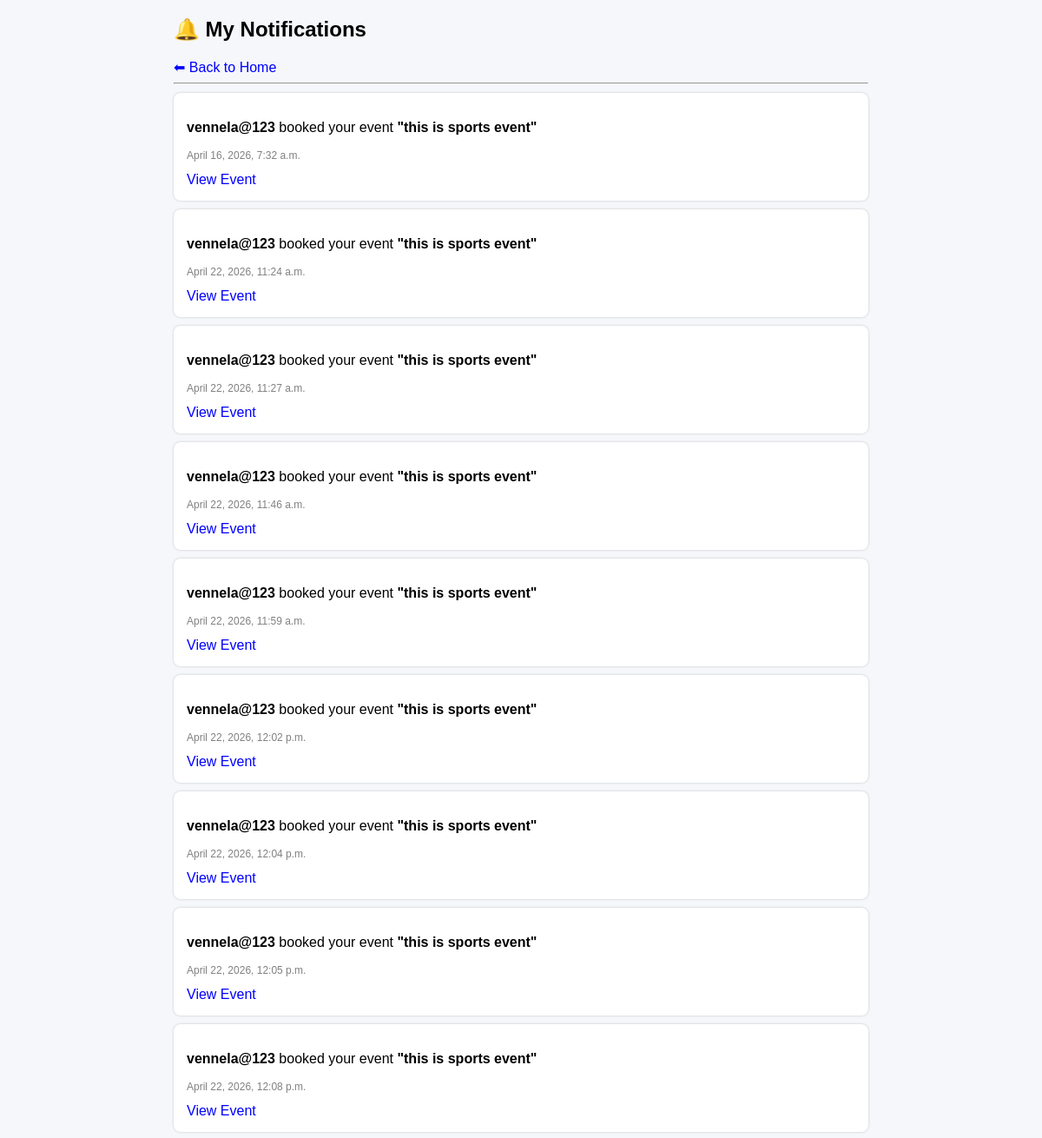
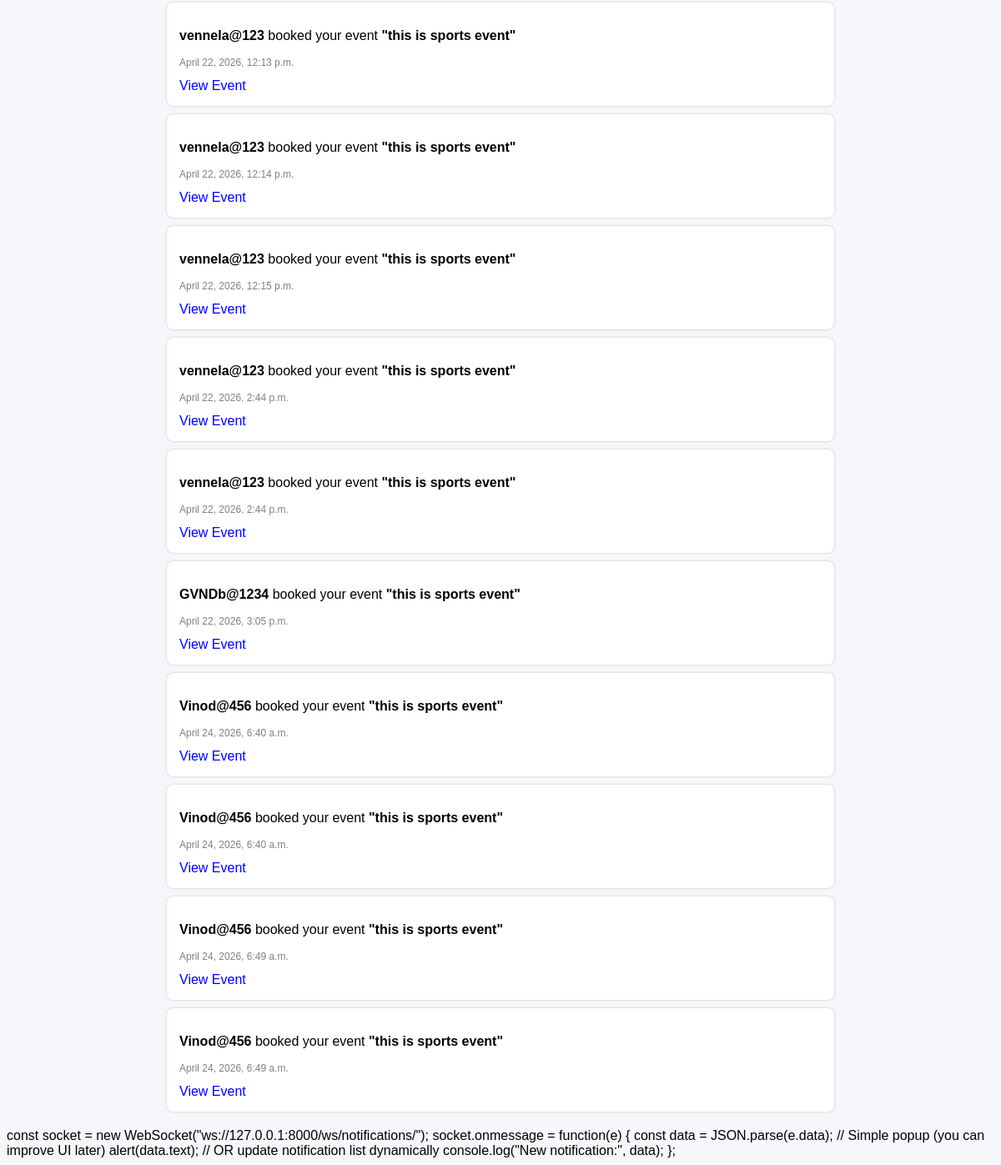
The app's page /notifications/ (signed in) with its own data (2 pictures, top to bottom).
### myapp/models.py (models this page shows, shortened)
class Notification(models.Model):
    user = models.ForeignKey(User,on_delete=models.CASCADE,related_name='notifications')
    author = models.ForeignKey(User, on_delete=models.CASCADE)
    text = models.CharField(max_length=255)
    event = models.ForeignKey(Myevent, on_delete=models.CASCADE)
    created_at = models.DateTimeField(auto_now_add=True)
    link = models.URLField(blank=True, null=True)
    is_booked = models.BooleanField(default=True) # indicates if it's a booking notification

class Myevent(models.Model):
    event = models.CharField(max_length=50)
    adress = models.CharField(max_length=100)
    capacity = models.IntegerField(default=1)
    author = models.ForeignKey(User, on_delete=models.CASCADE)
    phone = models.CharField(max_length=15)
    CATOGERY_CHOISES =  [('MUSIC', 'MUSIC'),
                          ('SPORTS', 'SPORTS'),
                          ('SCHOOL', 'SHOOL'),
                          ('WORKSHOP', 'WORKSHOP'),]
    catogery = models.CharField(max_length=50, choices=CATOGERY_CHOISES,  default='MUSIC')
    about = models.CharField(max_length=100)

### myapp/views.py (the view)
# urls.py: path('notifications/', views.notification, name='notifications'),
@login_required
def notification(request):
    cache_key = f'notification_notifications'
    notifications = cache.get(cache_key)
    if not notifications:
        notifications = Notification.objects.all()
        cache.set(cache_key, notifications, 60*20)
    return render(request, 'notifications.html', {'notifications': notifications})

### templates/notifications.html (shortened to what this page needs)
<!DOCTYPE html>
<html lang="en">
<head>
</head>
<body>
<div class="container">
    <h2>🔔 My Notifications</h2>
    <a href="{% url 'home' %}">⬅ Back to Home</a>
    <hr>
    {% if notifications %}
        {% for note in notifications %}
            <div class="card">
                <p>
                    <strong>{{ note.author.username }}</strong>
                    booked your event
                    <strong>"{{ note.event.event }}"</strong>
                </p>
                <p class="time">{{ note.created_at }}</p>
                <a href="{% url 'event_detail' note.event.id %}">View Event</a>
            </div>
        {% endfor %}
    {% else %}
        <div class="empty">
            <p>No notifications yet </p>
        </div>
    {% endif %}
</div>
</body>
</html>

### templates/notifications.html (style rules this page uses)
body { font-family: Arial; background: #f5f7fa; }
.container { width: 800px; margin: 20px auto; }
.card { background: white; padding: 15px; margin: 10px 0; border-radius: 8px; box-shadow: 0 0 3px rgba(0,0,0,0.2); }
.time { color: gray; font-size: 12px; }
a { text-decoration: none; color: blue; margin-right: 10px; }

### records on screen
Notification: author.username "vennela@123", event.event "this is sports event", created_at "April 16, 2026, 7:32 a.m."
Notification: author.username "vennela@123", event.event "this is sports event", created_at "April 22, 2026, 11:24 a.m."
Notification: author.username "vennela@123", event.event "this is sports event", created_at "April 22, 2026, 11:27 a.m."
Notification: author.username "vennela@123", event.event "this is sports event", created_at "April 22, 2026, 11:46 a.m."
Notification: author.username "vennela@123", event.event "this is sports event", created_at "April 22, 2026, 11:59 a.m."
Notification: author.username "vennela@123", event.event "this is sports event", created_at "April 22, 2026, 12:02 p.m."
Notification: author.username "vennela@123", event.event "this is sports event", created_at "April 22, 2026, 12:04 p.m."
Notification: author.username "vennela@123", event.event "this is sports event", created_at "April 22, 2026, 12:05 p.m."
Notification: author.username "vennela@123", event.event "this is sports event", created_at "April 22, 2026, 12:08 p.m."
Notification: author.username "vennela@123", event.event "this is sports event", created_at "April 22, 2026, 12:13 p.m."
Notification: author.username "vennela@123", event.event "this is sports event", created_at "April 22, 2026, 12:14 p.m."
Notification: author.username "vennela@123", event.event "this is sports event", created_at "April 22, 2026, 12:15 p.m."
Notification: author.username "vennela@123", event.event "this is sports event", created_at "April 22, 2026, 2:44 p.m."
Notification: author.username "vennela@123", event.event "this is sports event", created_at "April 22, 2026, 2:44 p.m."
Notification: author.username "GVNDb@1234", event.event "this is sports event", created_at "April 22, 2026, 3:05 p.m."
Notification: author.username "Vinod@456", event.event "this is sports event", created_at "April 24, 2026, 6:40 a.m."
Notification: author.username "Vinod@456", event.event "this is sports event", created_at "April 24, 2026, 6:40 a.m."
Notification: author.username "Vinod@456", event.event "this is sports event", created_at "April 24, 2026, 6:49 a.m."
Notification: author.username "Vinod@456", event.event "this is sports event", created_at "April 24, 2026, 6:49 a.m."
